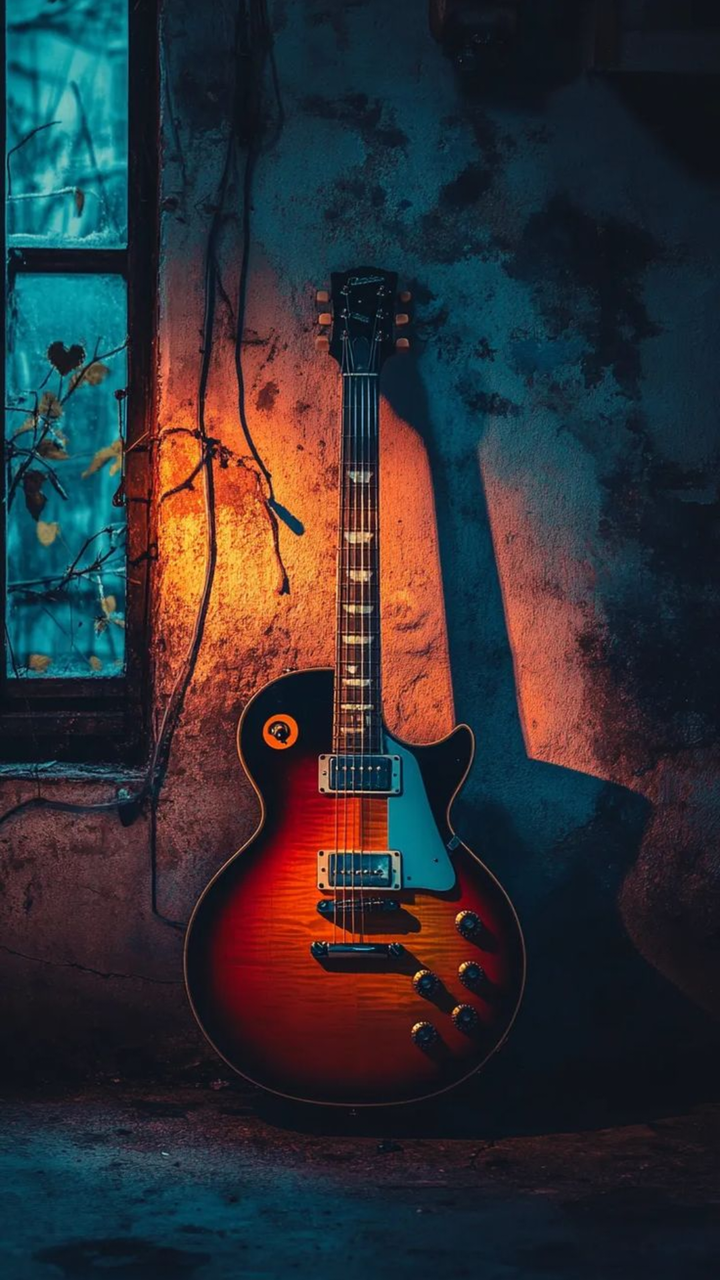
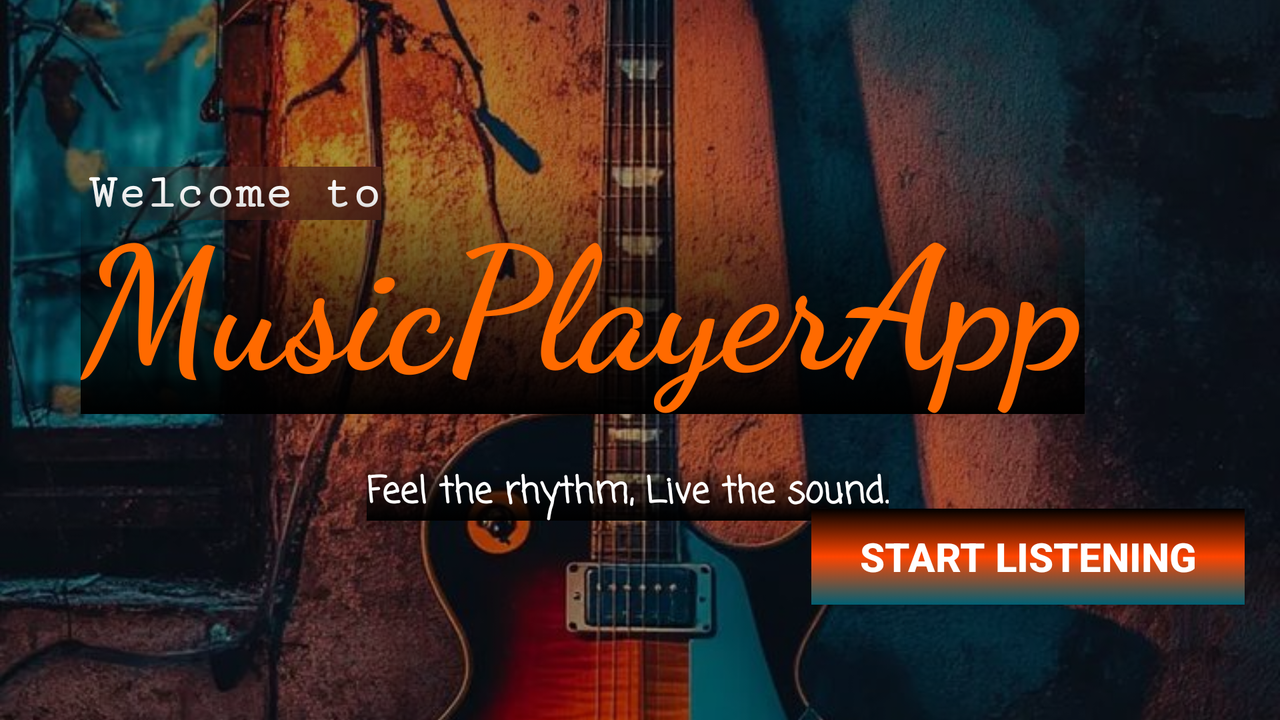

Compare how this app lays out the same screen by default and in its alternative resource folder. The renders come first, then the two layout files and the values they reference.
<!-- AndroidManifest.xml: application theme Theme.MusicPlayerApp -->
<!-- res/layout/activity_splash.xml -->
<?xml version="1.0" encoding="utf-8"?>
<androidx.constraintlayout.widget.ConstraintLayout xmlns:android="http://schemas.android.com/apk/res/android"
    xmlns:app="http://schemas.android.com/apk/res-auto"
    xmlns:tools="http://schemas.android.com/tools"
    android:id="@+id/main"
    android:layout_width="match_parent"
    android:layout_height="match_parent"
    tools:context=".SplashActivity">

    <ImageView
        android:id="@+id/imageView2"
        android:layout_width="wrap_content"
        android:layout_height="wrap_content"
        android:scaleType="centerCrop"
        app:layout_constraintStart_toStartOf="parent"
        app:srcCompat="@drawable/splash" />

    <androidx.appcompat.widget.AppCompatButton
        android:id="@+id/startBtn"
        style="@android:style/TextAppearance.Widget.Button"
        android:layout_width="wrap_content"
        android:layout_height="wrap_content"
        android:layout_marginTop="700dp"
        android:background="@drawable/gradient_button_bg"
        android:paddingHorizontal="24dp"
        android:text="Get Started"
        android:textColor="@color/white"
        android:textSize="20sp"
        android:textStyle="bold"
        app:layout_constraintEnd_toEndOf="parent"
        app:layout_constraintHorizontal_bias="0.497"
        app:layout_constraintStart_toStartOf="parent"
        app:layout_constraintTop_toTopOf="@+id/imageView2" />
</androidx.constraintlayout.widget.ConstraintLayout>
<!-- resources referenced by this layout -->
<resources>
  <color name="white">#FFFFFFFF</color>
  <!-- drawable gradient_button_bg (drawable) -->
  <?xml version="1.0" encoding="utf-8"?>
  <selector xmlns:android="http://schemas.android.com/apk/res/android">
      <item>
          <shape android:shape="rectangle">
              <gradient android:startColor="#000000"
                  android:centerColor="#FF4500"
                  android:endColor="#005F73"
                  android:angle="-45"
                  android:type="linear"/>
          </shape>
      </item>
  
  
  </selector>
  <!-- drawable splash: png bitmap (drawable, 148068 bytes) -->
  <style name="Theme.MusicPlayerApp" parent="Theme.Material3.DayNight.NoActionBar">
          
          <item name="android:statusBarColor">@color/white</item>
           <item name="android:windowLightStatusBar">true</item>--&gt;
  
      </style>
</resources>
<!-- res/layout-land/activity_splash.xml (the repository's variant of the layout above) -->
<!-- drawn on the phone turned sideways -->
<?xml version="1.0" encoding="utf-8"?>
<androidx.constraintlayout.widget.ConstraintLayout xmlns:android="http://schemas.android.com/apk/res/android"
    xmlns:app="http://schemas.android.com/apk/res-auto"
    xmlns:tools="http://schemas.android.com/tools"
    android:id="@+id/main"
    android:layout_width="match_parent"
    android:layout_height="match_parent"
    tools:context=".SplashActivity">


    <ImageView
        android:id="@+id/imageView2"
        android:layout_width="match_parent"
        android:layout_height="match_parent"
        android:scaleType="centerCrop"
        app:layout_constraintStart_toStartOf="parent"
        app:srcCompat="@drawable/splash"
        tools:layout_editor_absoluteY="0dp" />

    <View
        android:layout_width="match_parent"
        android:layout_height="match_parent"
        android:background="#55000000" />

    <ImageView
        android:layout_width="80dp"
        android:layout_height="80dp"
        android:contentDescription="App Logo"
        android:src="@mipmap/icon_music_app"
        app:layout_constraintEnd_toEndOf="parent"
        app:layout_constraintStart_toStartOf="parent"
        tools:layout_editor_absoluteY="16dp" />

    <TextView
        android:layout_width="wrap_content"
        android:layout_height="wrap_content"
        android:background="@drawable/glow_effect_item"
        android:fontFamily="serif-monospace"
        android:text="@string/welcome"
        android:textColor="#FFFFFF"
        android:textSize="24sp"
        android:textStyle="bold"
        app:layout_constraintBottom_toBottomOf="parent"
        app:layout_constraintEnd_toEndOf="parent"
        app:layout_constraintHorizontal_bias="0.089"
        app:layout_constraintStart_toStartOf="parent"
        app:layout_constraintTop_toTopOf="@+id/imageView2"
        app:layout_constraintVertical_bias="0.25" />

    <TextView
        android:layout_width="wrap_content"
        android:layout_height="wrap_content"
        android:layout_marginBottom="108dp"
        android:background="@drawable/glow_effect"
        android:fontFamily="cursive"
        android:text="@string/musicplayerapp"
        android:textColor="#FF6A00"
        android:textSize="85sp"
        android:textStyle="bold"
        app:layout_constraintBottom_toBottomOf="parent"
        app:layout_constraintEnd_toEndOf="@+id/imageView2"
        app:layout_constraintHorizontal_bias="0.293"
        app:layout_constraintStart_toStartOf="@+id/imageView2"
        app:layout_constraintTop_toTopOf="@+id/imageView2"
        app:layout_constraintVertical_bias="0.664" />

    <TextView
        android:id="@+id/textView2"
        android:layout_width="wrap_content"
        android:layout_height="wrap_content"
        android:background="@drawable/glow_effect"
        android:fontFamily="casual"
        android:text="@string/description"
        android:textColor="#FFFFFF"
        android:textSize="18sp"
        android:textStyle="bold"
        app:layout_constraintBottom_toBottomOf="parent"
        app:layout_constraintEnd_toEndOf="parent"
        app:layout_constraintHorizontal_bias="0.484"
        app:layout_constraintStart_toStartOf="parent"
        app:layout_constraintTop_toTopOf="parent"
        app:layout_constraintVertical_bias="0.7" />

    <androidx.appcompat.widget.AppCompatButton
        android:id="@+id/startBtn"
        style="@android:style/TextAppearance.Widget.Button"
        android:layout_width="wrap_content"
        android:layout_height="wrap_content"
        android:background="@drawable/gradient_button_bg"
        android:paddingHorizontal="24dp"
        android:text="@string/startBtn"
        android:textColor="@color/white"
        android:textSize="20sp"
        android:textStyle="bold"
        app:layout_constraintBottom_toBottomOf="parent"
        app:layout_constraintEnd_toEndOf="parent"
        app:layout_constraintHorizontal_bias="0.958"
        app:layout_constraintStart_toStartOf="parent"
        app:layout_constraintTop_toTopOf="@+id/imageView2"
        app:layout_constraintVertical_bias="0.815" />
</androidx.constraintlayout.widget.ConstraintLayout>
<!-- resources referenced by the variant -->
<!-- as the phone turned sideways resolves them -->
<resources>
  <color name="white">#FFFFFFFF</color>
  <!-- drawable glow_effect (drawable) -->
  <?xml version="1.0" encoding="utf-8"?>
  <selector xmlns:android="http://schemas.android.com/apk/res/android">
      <item>
          <shape  android:shape="rectangle">
              <gradient
                  android:startColor="#000000"
                  android:endColor="@android:color/transparent"
                  android:angle="90"/>
          </shape>
      </item>
  
  </selector>
  <!-- drawable glow_effect_item (drawable) -->
  <?xml version="1.0" encoding="utf-8"?>
  <selector xmlns:android="http://schemas.android.com/apk/res/android">
      <item>
          <shape  android:shape="rectangle">
              <gradient
                  android:startColor="#522419"
                  android:endColor="@android:color/transparent"
  
                  android:angle="180"/>
          </shape>
      </item>
  
  </selector>
  <!-- drawable gradient_button_bg (drawable) -->
  <?xml version="1.0" encoding="utf-8"?>
  <selector xmlns:android="http://schemas.android.com/apk/res/android">
      <item>
          <shape android:shape="rectangle">
              <gradient android:startColor="#000000"
                  android:centerColor="#FF4500"
                  android:endColor="#005F73"
                  android:angle="-45"
                  android:type="linear"/>
          </shape>
      </item>
  
  
  </selector>
  <!-- drawable splash: png bitmap (drawable, 148068 bytes) -->
  <!-- mipmap icon_music_app (mipmap-anydpi-v26) -->
  <?xml version="1.0" encoding="utf-8"?>
  <adaptive-icon xmlns:android="http://schemas.android.com/apk/res/android">
      <background android:drawable="@color/icon_music_app_background"/>
      <foreground android:drawable="@mipmap/icon_music_app_foreground"/>
  </adaptive-icon>
  <string name="description">Feel the rhythm, Live the sound.</string>
  <string name="musicplayerapp">MusicPlayerApp</string>
  <string name="startBtn">Start Listening</string>
  <string name="welcome">Welcome to</string>
  <style name="Theme.MusicPlayerApp" parent="Theme.Material3.DayNight.NoActionBar">
          
          <item name="android:statusBarColor">@color/white</item>
           <item name="android:windowLightStatusBar">true</item>--&gt;
  
      </style>
  <color name="icon_music_app_background">#1D201E</color>
</resources>
